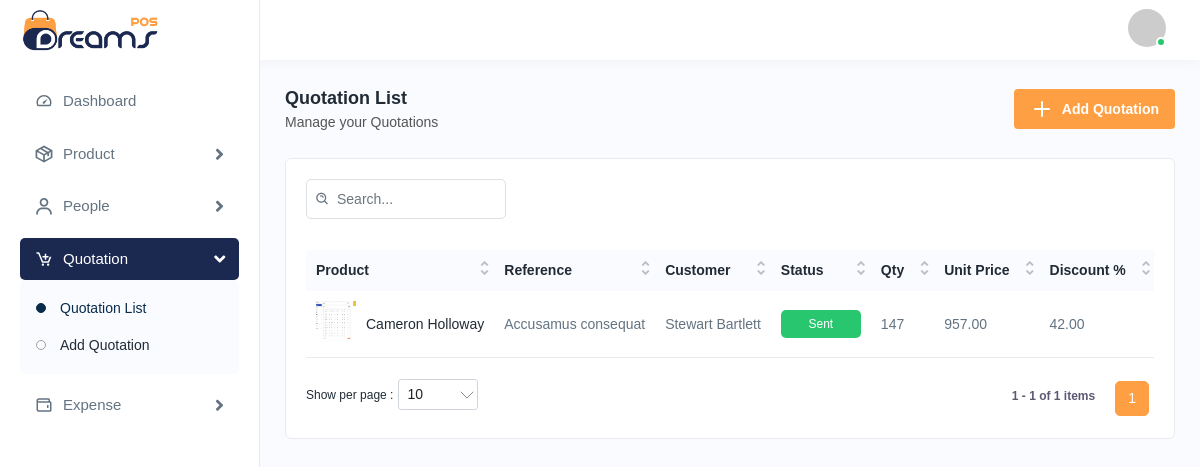
The page /quotations/ (signed in) on the database as committed earlier.
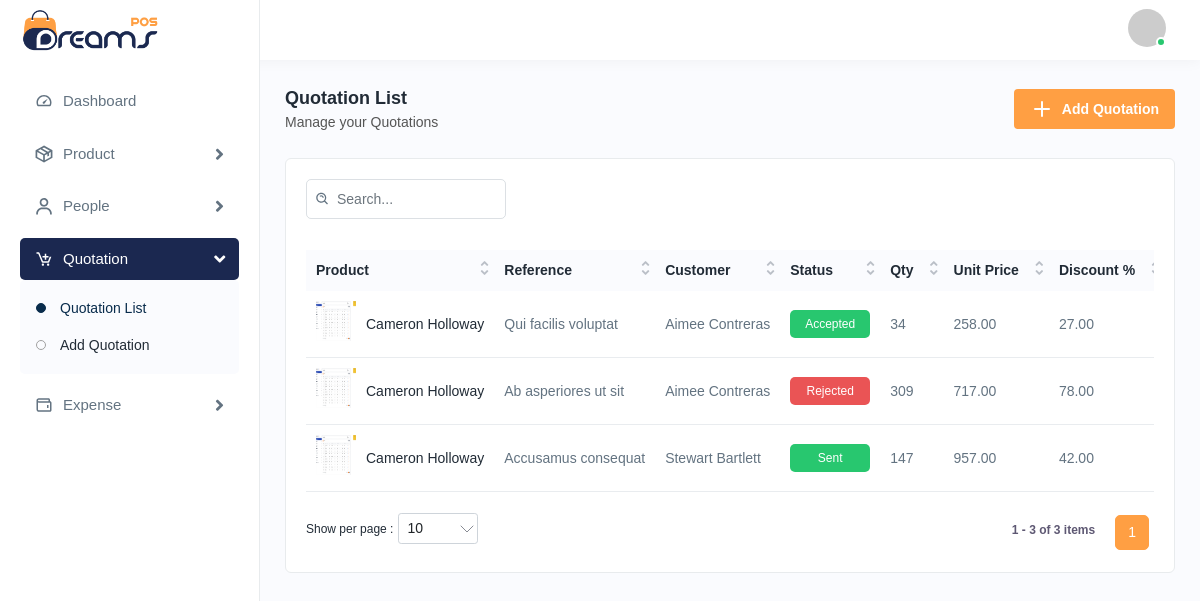
The same page on the database as committed later.
### mainapp/models.py (models this page shows)
class Quotation(models.Model):
    STATUS_CHOICES = [
        ("pending", "Pending"),
        ("sent", "Sent"),
        ("ordered", "Ordered"),
        ("accepted", "Accepted"),
        ("rejected", "Rejected"),
    ]
    reference = models.CharField(max_length=100, unique=True)
    product = models.ForeignKey(
        "Product",
        on_delete=models.PROTECT,
        related_name="quotations",
    )
    customer = models.ForeignKey(
        "Customer",
        on_delete=models.PROTECT,
        related_name="quotations",
    )
    quantity = models.PositiveIntegerField(default=1)
    unit_price = models.DecimalField(max_digits=12, decimal_places=2)
    discount_percentage = models.DecimalField(max_digits=5, decimal_places=2, default=0)
    tax_percentage = models.DecimalField(max_digits=5, decimal_places=2, default=0)
    status = models.CharField(max_length=20, choices=STATUS_CHOICES, default="pending")
    notes = models.TextField(blank=True, null=True)
    created_at = models.DateTimeField(auto_now_add=True)
    updated_at = models.DateTimeField(auto_now=True)
    class Meta:
        ordering = ["-created_at"]
    def get_subtotal(self):
        return self.quantity * self.unit_price
    def get_discount_amount(self):
        return (self.get_subtotal() * self.discount_percentage) / 100
    def get_subtotal_after_discount(self):
        return self.get_subtotal() - self.get_discount_amount()
    def get_tax_amount(self):
        return (self.get_subtotal_after_discount() * self.tax_percentage) / 100
    def get_grand_total(self):
        return self.get_subtotal_after_discount() + self.get_tax_amount()

class Product(models.Model):
    STATUS_CHOICES = [
        ("active", "Active"),
        ("inactive", "Inactive"),
    ]
    name = models.CharField(max_length=255)
    sub_category = models.ForeignKey(
        "SubCategory",
        on_delete=models.PROTECT,
        related_name="products",
        blank=True,
        null=True,
    )
    unit = models.CharField(max_length=16)
    sku = models.CharField(max_length=255, unique=True)
    quantity = models.PositiveIntegerField(default=0)
    description = models.TextField(blank=True, null=True)
    status = models.CharField(
        max_length=10,
        choices=STATUS_CHOICES,
        default="active",
    )
    price = models.DecimalField(max_digits=8, decimal_places=2)
    discount_percentage = models.DecimalField(
        max_digits=5,
        decimal_places=2,
        default=0,
    )
    main_image = models.ImageField(
        upload_to="products/",
        blank=True,
        null=True,
    )
    created_at = models.DateTimeField(auto_now_add=True)
    updated_at = models.DateTimeField(auto_now=True)

class Customer(models.Model):
    name = models.CharField(max_length=255)
    email = models.EmailField(unique=True)
    phone = models.CharField(max_length=20)
    country = models.CharField(max_length=100, blank=True, null=True)
    city = models.CharField(max_length=100, blank=True, null=True)
    address = models.TextField(blank=True, null=True)
    description = models.TextField(blank=True, null=True)
    avatar = models.ImageField(
        upload_to="customers/",
        blank=True,
        null=True,
    )
    created_at = models.DateTimeField(auto_now_add=True)
    updated_at = models.DateTimeField(auto_now=True)

### mainapp/views.py (the view)
# urls.py: path("quotations/", views.quotations_index, name="quotations_index"),
@login_required
def quotations_index(request):
    quotations = Quotation.objects.select_related("product", "customer").order_by(
        "-created_at"
    )
    return render(request, "quotations/list.html", {"quotations": quotations})

### mainapp/templates/quotations/list.html (shortened to what this page needs)
{% extends "base.html" %}
{% load static %}
{% block content %}
<div class="page-header">
  <div class="page-title">
    <h4>Quotation List</h4>
    <h6>Manage your Quotations</h6>
  </div>
  <div class="page-btn">
    <a href="{% url 'quotations_create' %}" class="btn btn-added">
      <img src="{% static 'img/icons/plus.svg' %}" alt="img" class="me-2">Add Quotation
    </a>
  </div>
</div>
<div class="card">
  <div class="card-body">
    <div class="table-top">
      <div class="search-set">
        <div class="search-input">
          <a class="btn btn-searchset">
            <img src="{% static 'img/icons/search-white.svg' %}" alt="img">
          </a>
        </div>
      </div>
    </div>
    <div class="table-responsive">
      <table class="table datanew">
        <thead>
          <tr>
            <th>Product</th>
            <th>Reference</th>
            <th>Customer</th>
            <th>Status</th>
            <th>Qty</th>
            <th>Unit Price</th>
            <th>Discount %</th>
          </tr>
        </thead>
        <tbody>
          {% for quotation in quotations %}
          <tr>
            <td class="productimgname">
              <a href="javascript:void(0);" class="product-img">
                {% if quotation.product.main_image %}
                <img src="{{ quotation.product.main_image.url }}" alt="product">
                {% else %}
                <img src="{% static 'img/product/noimage.png' %}" alt="product">
                {% endif %}
              </a>
              <a href="javascript:void(0);">{{ quotation.product.name }}</a>
            </td>
            <td>{{ quotation.reference }}</td>
            <td>{{ quotation.customer.name }}</td>
            <td>
              {% if quotation.status == 'accepted' or quotation.status == 'sent' %}
              <span class="badges bg-lightgreen">{{ quotation.get_status_display }}</span>
              {% elif quotation.status == 'ordered' %}
              <span class="badges bg-lightyellow">{{ quotation.get_status_display }}</span>
              {% elif quotation.status == 'pending' or quotation.status == 'rejected' %}
              <span class="badges bg-lightred">{{ quotation.get_status_display }}</span>
              {% else %}
              <span class="badges bg-lightgrey">{{ quotation.get_status_display }}</span>
              {% endif %}
            </td>
            <td>{{ quotation.quantity }}</td>
            <td>{{ quotation.unit_price|floatformat:2 }}</td>
            <td>{{ quotation.discount_percentage|floatformat:2 }}</td>
          </tr>
          {% endfor %}
        </tbody>
      </table>
    </div>
  </div>
</div>
{% endblock %}

### mainapp/templates/base.html (shortened to what this page needs)
{% load static %}
<!DOCTYPE html>
<html lang="en">
<head>
    <link rel="stylesheet" href="{% static 'css/bootstrap.min.css' %}">
    <link rel="stylesheet" href="{% static 'css/animate.css' %}">
    <link rel="stylesheet" href="{% static 'css/dataTables.bootstrap4.min.css' %}">
    <link rel="stylesheet" href="{% static 'plugins/select2/css/select2.min.css' %}">
    <link rel="stylesheet" href="{% static 'plugins/fontawesome/css/fontawesome.min.css' %}">
    <link rel="stylesheet" href="{% static 'plugins/fontawesome/css/all.min.css' %}">
    <link rel="stylesheet" href="{% static 'css/style.css' %}">
</head>
<body>
    <div class="main-wrapper">
        <div class="header">
            <div class="header-left active">
                <a href="{% url 'index' %}" class="logo">
                    <img src="{% static 'img/logo.png' %}" alt="">
                </a>
            </div>
            <ul class="nav user-menu">
                {% if request.user.is_authenticated %}
                <li class="nav-item dropdown has-arrow main-drop">
                    <a href="javascript:void(0);" class="dropdown-toggle nav-link userset" data-bs-toggle="dropdown">
                        <span class="user-img">
                            <img src="https://ui-avatars.com/api/?name={{ request.user.username }}" alt="">
                            <span class="status online"></span>
                        </span>
                    </a>
                </li>
                {% else %}
                <li class="nav-item">
                    <a href="{% url 'login' %}" class="nav-link">
                        Login
                    </a>
                </li>
                {% endif %}
            </ul>
        </div>
        <div class="sidebar" id="sidebar">
            <div class="sidebar-inner slimscroll">
                <div id="sidebar-menu" class="sidebar-menu">
                    <ul>
                        <li>
                            <a href="{% url 'index' %}"
                                class="{% if request.resolver_match.url_name == 'index' %}active{% endif %}">
                                <img src="{% static 'img/icons/dashboard.svg' %}" alt="img">
                                <span>Dashboard</span>
                            </a>
                        </li>
                        <li class="submenu">
                            <a href="javascript:void(0);">
                                <img src="{% static 'img/icons/product.svg' %}" alt="img">
                                <span>Product</span> <span class="menu-arrow"></span>
                            </a>
                        </li>
                        <li class="submenu">
                            <a href="javascript:void(0);">
                                <img src="{% static 'img/icons/users1.svg' %}" alt="img">
                                <span>People</span> <span class="menu-arrow"></span>
                            </a>
                        </li>
                        <li class="submenu">
                            <a href="javascript:void(0);">
                                <img src="{% static 'img/icons/quotation1.svg' %}" alt="img">
                                <span>Quotation</span> <span class="menu-arrow"></span>
                            </a>
                            <ul>
                                <li>
                                    <a href="{% url 'quotations_index' %}"
                                        class="{% if request.resolver_match.url_name == 'quotations_index' or request.resolver_match.url_name == 'quotations_edit' %}active{% endif %}">
                                        Quotation List
                                    </a>
                                </li>
                                <li>
                                    <a href="{% url 'quotations_create' %}"
                                        class="{% if request.resolver_match.url_name == 'quotations_create' %}active{% endif %}">
                                        Add Quotation
                                    </a>
                                </li>
                            </ul>
                        </li>
                        <li class="submenu">
                            <a href="javascript:void(0);">
                                <img src="{% static 'img/icons/expense1.svg' %}" alt="img">
                                <span>Expense</span> <span class="menu-arrow"></span>
                            </a>
                        </li>
                    </ul>
                </div>
            </div>
        </div>
        <div class="page-wrapper">
            <div class="content">
                {% block content %}{% endblock %}
            </div>
        </div>
    </div>
</body>
</html>

Rows that differ between the two databases and show on the page:
added Quotation: product.main_image (picture), product.name "Cameron Holloway", reference "Qui facilis voluptat", customer.name "Aimee Contreras", status "Accepted", quantity "34", unit_price "258.00", discount_percentage "27.00"
added Quotation: product.main_image (picture), product.name "Cameron Holloway", reference "Ab asperiores ut sit", customer.name "Aimee Contreras", status "Rejected", quantity "309", unit_price "717.00", discount_percentage "78.00"
Other text that changed with them:
text written by a page script: "1 1 - 1 of 1 items" → "1 1 - 3 of 3 items"
